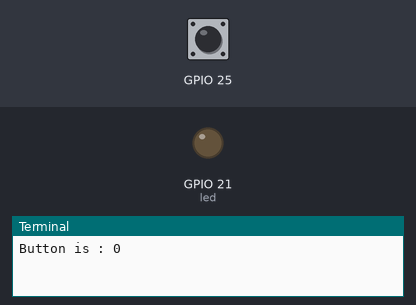
Recording of a program running on a simulated Raspberry Pi (BCM pin numbers). Shown: output pins drawn as LEDs (lit = HIGH), the last lines printed to the terminal. The test bench sets the inputs (shaded band); at power-on: GPIO 25 LOW. The camera gives no picture and a still takes 0.5 s; the clock reads 2024-03-15 10:24:30 at power-on unless the program sets it.

Above: at 1.7 s.
1.8 s: GPIO 25 pulled HIGH for 0.15 s
At 3.2 s:
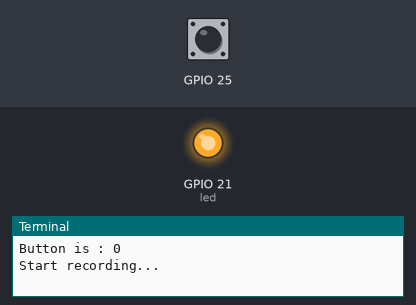
Timing chart, 0 to 13.3 s (numbered marks = the images above; inputs shaded):
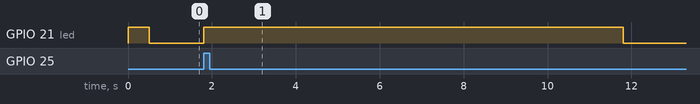

The program:

video_bouton.py
```python
from picamera import PiCamera
import time
from gpiozero import LED
import RPi.GPIO as GPIO
import os
from time import sleep

led = LED(21)
led.on()
GPIO.setwarnings(False)
GPIO.setmode(GPIO.BCM)
GPIO.setup(25, GPIO.IN, pull_up_down = GPIO.PUD_DOWN)

print("Button is :", GPIO.input(25))
camera = PiCamera()
time.sleep(0.5)
led.off()
camera.resolution = (1920, 1080)
camera.vflip = True
camera.contrast = 10
camera.framerate = 30

while True:
	led.off()
#	print("Button is :", GPIO.input(25))
	if GPIO.input(25) == 1:
		for i in range (5) :
			led.on()
			file_name = "/home/pi/Pictures/video_" + str(time.time()) + ".h264"
			print("Start recording...")
			camera.start_recording(file_name)
			camera.wait_recording(2)
			camera.stop_recording()
			print("Done.")
			led.off()
```

Measured:
- after the input at 1.8 s, GPIO 21 (led): LOW → HIGH at once, → LOW 10.0 s later
